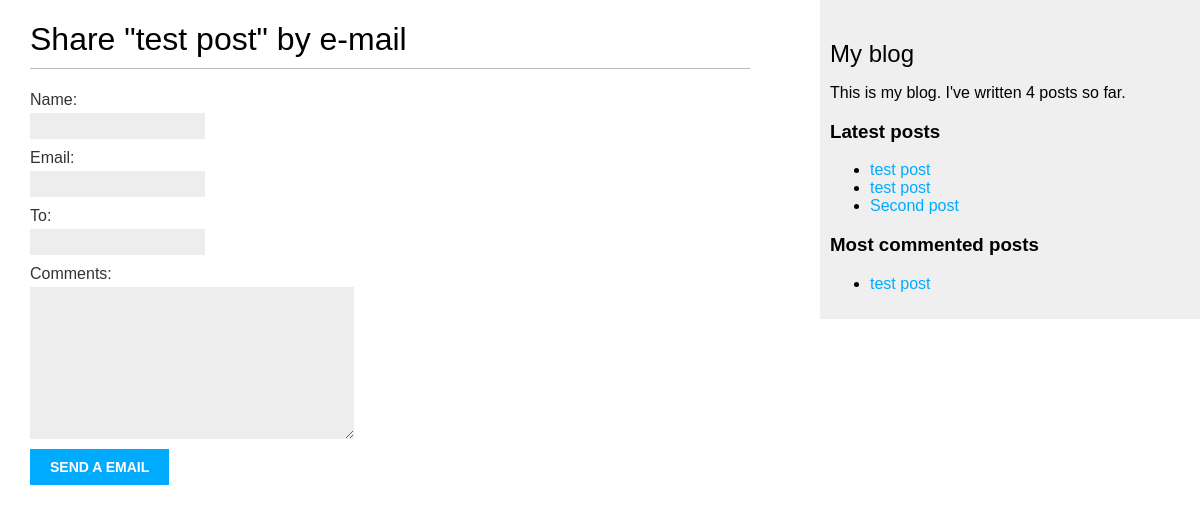
/blog/5/share/, run on an earlier commit of the app's database.
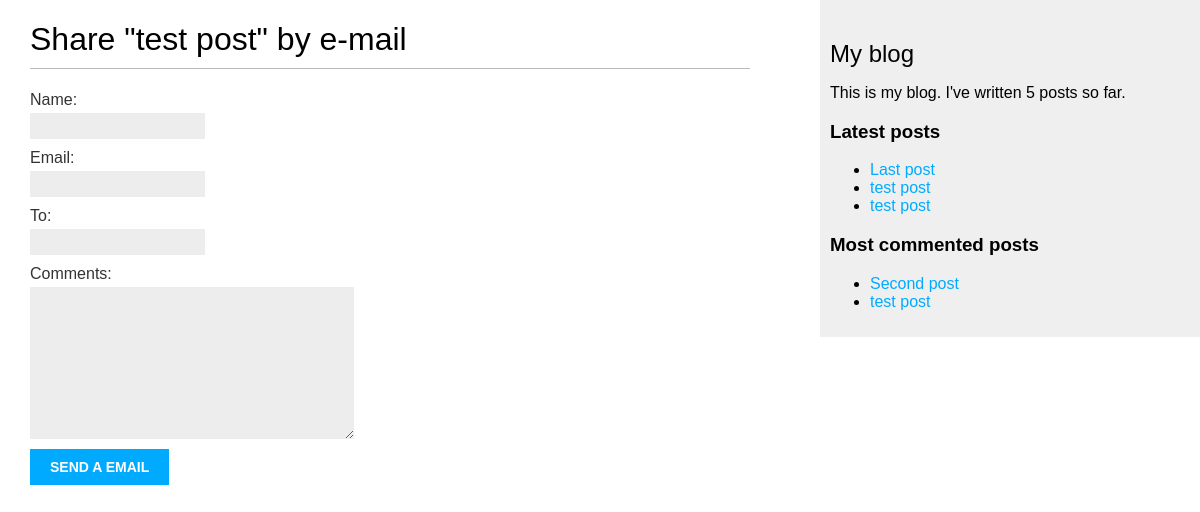
And on a later commit of the database.
### blog/models.py (models this page shows, shortened)
class Post(models.Model):
    STATUS_CHOICES = [
        ('draft', 'Draft'),
        ('published', 'Published'),
    ]
    title = models.CharField(max_length=250)
    slug = models.SlugField(max_length=250,
                            unique_for_date='publish')
    author = models.ForeignKey(User,
                                on_delete=models.CASCADE,
                                related_name='blog_posts')
    body = models.TextField(blank=True, null=True)
    publish = models.DateTimeField(default=timezone.now)
    created = models.DateTimeField(auto_now_add=True)
    updated = models.DateTimeField(auto_now=True)
    status = models.CharField(max_length=10,
                                choices=STATUS_CHOICES,
                                default='draft')
    tags = TaggableManager()
    objects = models.Manager()
    published = PublishedManager()
    class Meta:
        ordering = ('-publish',)
    def get_absolute_url(self):
        return reverse('blog:post_detail', args=[self.publish.year,
                                            self.publish.month,
                                            self.publish.day,
                                            self.slug])

### blog/views.py (the view)
# urls.py: path('<int:post_id>/share/', views.post_share, name='post_share'),
def post_share(request, post_id):
    post = get_object_or_404(Post, id=post_id, status='published')
    sent = False
    if request.method == 'POST':
        form = EmailPostForm(request.POST)
        if form.is_valid():
            cd = form.cleaned_data
            post_url = request.build_absolute_uri(post.get_absolute_url)
            subject = f"{cd['name']} recommends you read {post.title}"
            message = f"Read {post.title} at {post_url}\n\n{cd['name']}\'s comments: {cd['comments']}"
            send_mail(subject, message, 'blog@blog.kz', [cd['to'],])
            sent = True
    else:
        form = EmailPostForm()
    return render(request, 'blog/post/share.html', {'post':post, 'form':form, 'sent':sent})

### blog/forms.py
class EmailPostForm(forms.Form):
    name = forms.CharField(max_length=255)
    email = forms.EmailField()
    to = forms.EmailField()
    comments = forms.CharField(required=False,
                                widget=forms.Textarea)

### blog/models.py (called while the page is built)
    def get_queryset(self):
        return super().get_queryset().filter(status='published')

### blog/templatetags/blog_tags.py (called while the page is built)
@register.simple_tag
def total_posts():
    return Post.published.count()

@register.inclusion_tag('blog/post/latest_posts.html')
def show_latest_posts(count=5):
    latest_posts = Post.published.order_by('-publish')[:count]
    return {'latest_posts':latest_posts}

@register.simple_tag
def get_most_commented_posts(count=5):
    return Post.published.annotate(
        total_comments=Count('comments')
    ).filter(total_comments__gt = 0).order_by('-total_comments')[:count]

### blog/templates/blog/post/share.html (shortened to what this page needs)
{% extends 'blog/base.html' %}
{% block content %}
    {% if sent %}
        <h1>Email successfully sent</h1>
        <p>
            "{{ post.title }}" was successfully sent to {{ form.cleaned_data.to }}.
        </p>
    {% else %}
        <h1>Share "{{ post.title }}" by e-mail</h1>
        <form action="" method="post">
            {{ form.as_p }}
            <input type="submit" value="Send a email">
        </form>
    {% endif %}
{% endblock %}

### blog/templates/blog/base.html (shortened to what this page needs)
{% load blog_tags %}
{% load static %}
<!DOCTYPE html>
<html lang="en">
<head>
    <link rel="stylesheet" href="{% static 'css/blog.css' %}">
</head>
<body>
    <div id="content">
        {% block content %}
        {% endblock %}
    </div>
    <div id="sidebar">
        <h2>My blog</h2>
        <p>This is my blog. I've written {% total_posts %} posts so far.</p>
        <h3>Latest posts</h3>
        {% show_latest_posts 3 %}
        <h3>Most commented posts</h3>
        {% get_most_commented_posts 3 as most_commented_posts  %}
        <ul>
            {% for post in most_commented_posts %}
                <li>
                    <a href="{{ post.get_absolute_url }}">{{ post.title }}</a>
                </li>
            {% endfor %}
        </ul>
    </div>
</body>
</html>

### blog/templates/blog/post/latest_posts.html
<ul>
    {% for post in latest_posts %}
        <li>
            <a href="{{ post.get_absolute_url }}">{{ post.title }}</a>
        </li>
    {% endfor %}
</ul>

What changed in the data, as far as the page shows it:
added Post: title "Last post", shown under "Latest posts"
shown differently, row unchanged: Post "Second post": moves from the list under "Latest posts" to the list under "Most commented posts"
Also different on the page:
text no longer shown: "4"
text now shown: "5"
